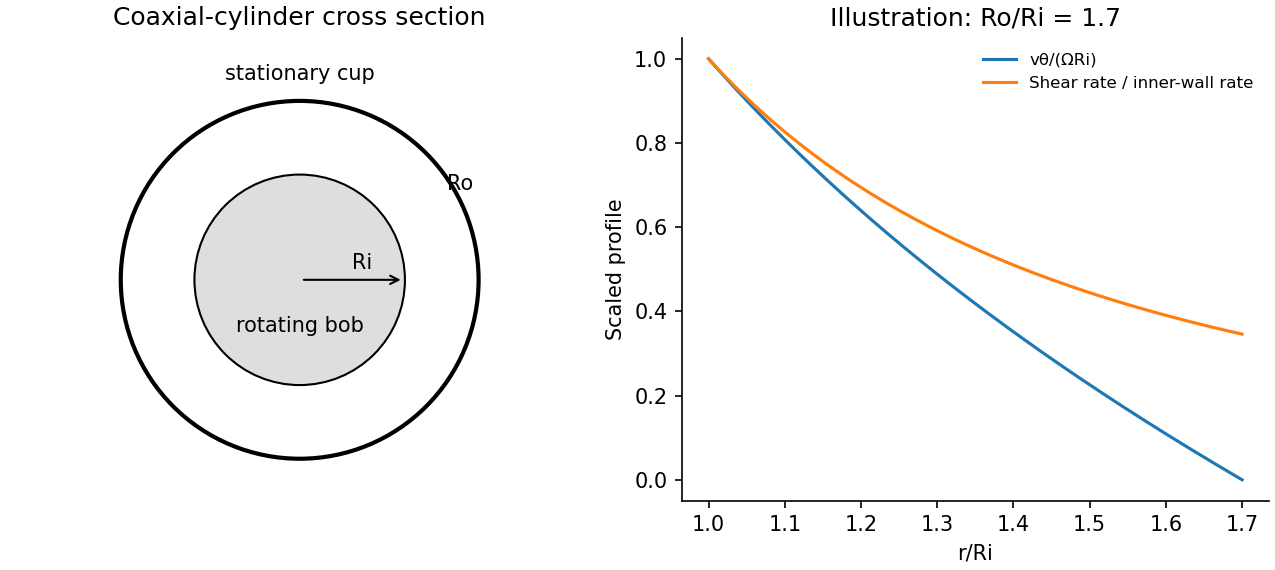

This figure's Python source:
"""Original explanatory figure. Python 3.14, numpy and matplotlib.
Output is a PNG basename in cwd; no source figures or media paths.
"""
import numpy as np
import matplotlib
matplotlib.use('Agg')
import matplotlib.pyplot as plt
from matplotlib.patches import Circle
plt.rcParams.update({'font.size':10,'figure.facecolor':'white','savefig.facecolor':'white','axes.spines.top':False,'axes.spines.right':False})
fig,(a,b)=plt.subplots(1,2,figsize=(8.5,3.8),layout='constrained');a.add_patch(Circle((0,0),1.7,fill=False,lw=2));a.add_patch(Circle((0,0),1,facecolor='#dedede',edgecolor='black'));a.annotate('',(1,0),(0,0),arrowprops=dict(arrowstyle='->'));a.text(.5,.1,'Ri');a.text(1.4,.85,'Ro');a.text(0,-.5,'rotating bob',ha='center');a.text(0,1.9,'stationary cup',ha='center');a.set(xlim=(-2.1,2.1),ylim=(-2.1,2.3),title='Coaxial-cylinder cross section');a.set_aspect('equal');a.axis('off')
r=np.linspace(1,1.7,300);v=(1.7**2/r-r)/(1.7**2-1);g=2*1.7**2/((1.7**2-1)*r*r);b.plot(r,v,label='vθ/(ΩRi)');b.plot(r,g/g[0],label='Shear rate / inner-wall rate');b.set(xlabel='r/Ri',ylabel='Scaled profile',title='Illustration: Ro/Ri = 1.7');b.legend(frameon=False,fontsize=8)
fig.savefig('paper-1-couette.png',dpi=150);plt.close(fig)
